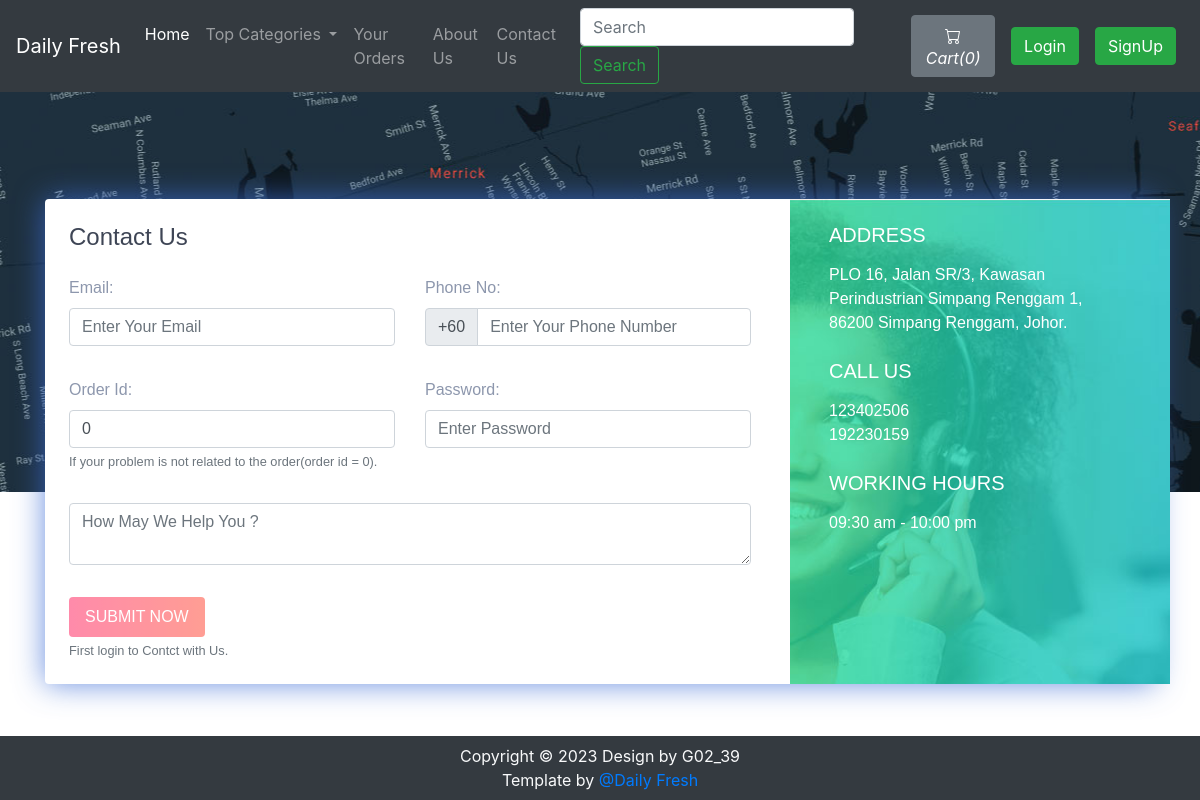
The page /contact.php on the database its author committed.
### tables this page shows
CREATE TABLE `sitedetail` (
  `tempId` int(11) NOT NULL,
  `systemName` varchar(21) NOT NULL,
  `email` varchar(35) NOT NULL,
  `contact1` bigint(21) NOT NULL,
  `contact2` bigint(21) DEFAULT NULL COMMENT 'Optional',
  `address` text NOT NULL,
  `dateTime` datetime NOT NULL DEFAULT current_timestamp()
);

### contact.php (the view, shortened to what this page needs)
<!doctype html>
<html lang="en">
  <head>
    <link rel="stylesheet" href="https://stackpath.bootstrapcdn.com/bootstrap/4.5.0/css/bootstrap.min.css">
    <link rel="stylesheet" href="https://use.fontawesome.com/releases/v5.8.2/css/all.css">
  </head>
  <body>
  <?php include 'partials/_dbconnect.php';?>
  <?php include 'partials/_nav.php';?>
      <div class="contact2" style="background-image:url(img/map.jpg);height: 400px;" id="contact">
        <div class="container">
          <div class="row contact-container">
            <div class="col-lg-12">
              <div class="card card-shadow border-0 mb-4">
                <div class="row">
                  <div class="col-lg-8">
                    <div class="contact-box p-4">
                      <div class="row">
                        <div class="col-lg-8">
                          <h4 class="title">Contact Us</h4>
                        </div>
                      </div>
                      <?php
                          $passSql = "SELECT * FROM users WHERE id='$userId'";
                          $passResult = mysqli_query($conn, $passSql);
                          $passRow=mysqli_fetch_assoc($passResult);
                          $email = $passRow['email'];
                          $phone = $passRow['phone'];
                      ?>
                      <form action="partials/_manageContactUs.php" method="POST">
                        <div class="row">
                          <div class="col-lg-6">
                            <div class="form-group mt-3">
                                <b><label for="email">Email:</label></b>
                                <input type="email" class="form-control" id="email" name="email" placeholder="Enter Your Email" required value="<?php echo $email ?>">
                            </div>
                          </div>
                          <div class="col-lg-6">
                            <div class="form-group mt-3">
                                <b><label for="phone">Phone No:</label></b>
                                <div class="input-group mb-3">
                                    <div class="input-group-prepend">
                                      <span class="input-group-text" id="basic-addon">+60</span>
                                    </div>
                                    <input type="tel" class="form-control" id="phone" name="phone" aria-describedby="basic-addon" placeholder="Enter Your Phone Number" required pattern="[0-9]{9-10}" value="<?php echo $phone ?>">
                                </div>
                            </div>
                          </div>
                          <div class="col-lg-6">
                            <div class="form-group mt-3">
                              <b><label for="orderId">Order Id:</label></b>
                              <input class="form-control" type="text" id="orderId" name="orderId" placeholder="Order Id" value="0">
                              <small id="orderIdHelp" class="form-text text-muted">If your problem is not related to the order(order id = 0).</small>
                            </div>
                          </div>
                          <div class="col-lg-6">
                            <div class="form-group mt-3">
                              <b><label for="password">Password:</label></b>
                              <input class="form-control" id="password" name="password" placeholder="Enter Password" type="password" placeholder="Enter Your Password" required data-toggle="password">
                            </div>
                          </div>
                          <div class="col-lg-12">
                            <div class="form-group  mt-3">
                                <textarea class="form-control" id="message" name="message" rows="2" required minlength="6" placeholder="How May We Help You ?"></textarea>
                            </div>
                          </div>
                          <?php if($loggedin){ ?>
                            <div class="col-lg-12">
                              <button type="submit" class="btn btn-danger-gradiant mt-3 mb-3 text-white border-0 py-2 px-3"><span> SUBMIT NOW <i class="ti-arrow-right"></i></span></button>
                              <button type="button" class="btn btn-danger-gradiant mt-3 mb-3 text-white border-0 py-2 px-3 mx-2" data-toggle="modal" data-target="#history"><span> HISTORY <i class="ti-arrow-right"></i></span></button>
                            </div>
                          <?php }else { ?>
                            <div class="col-lg-12">
                              <button type="submit" class="btn btn-danger-gradiant mt-3 text-white border-0 py-2 px-3" disabled><span> SUBMIT NOW <i class="ti-arrow-right"></i></span></button>
                              <small class="form-text text-muted">First login to Contct with Us.</small>
                            </div>
                          <?php } ?>
                        </div>
                      </form>
                    </div>
                  </div>
                  <?php
                    $sql = "SELECT * FROM `sitedetail`";
                    $result = mysqli_query($conn, $sql);
                    $row = mysqli_fetch_assoc($result);
                    $address = $row['address'];
                    $contact1 = $row['contact1'];
                    $contact2 = $row['contact2'];
                    echo '<div class="col-lg-4 bg-image" style="background-image:url(img/contact.jpg)">
                          <div class="detail-box p-4">
                            <h5 class="text-white font-weight-light mb-3">ADDRESS</h5>
                            <p class="text-white op-7">' .$address. '</p>
                            <h5 class="text-white font-weight-light mb-3 mt-4">CALL US</h5>
                            <p class="text-white op-7">' .$contact1. '
                              <br> ' .$contact2. '</p>
							  <h5 class="text-white font-weight-light mb-3 mt-4">WORKING HOURS</h5>
                            <p class="text-white op-7">
                              09:30 am - 10:00 pm</p>
                          </div>
                        </div>';
                  ?>
                </div>
              </div>
            </div>
          </div>
        </div>
      </div>
  <?php include 'partials/_footer.php';?>
  </body>
</html>

### partials/_nav.php (shortened to what this page needs)
<?php
if(isset($_SESSION['loggedin']) && $_SESSION['loggedin']==true){
  $loggedin= true;
  $userId = $_SESSION['userId'];
  $username = $_SESSION['username'];
}
else{
  $loggedin = false;
  $userId = 0;
}
$sql = "SELECT * FROM `sitedetail`";
$result = mysqli_query($conn, $sql);
$row = mysqli_fetch_assoc($result);
$systemName = $row['systemName'];
echo '<nav class="navbar navbar-expand-lg navbar-dark bg-dark">
      <a class="navbar-brand" href="index.php">'.$systemName.'</a>
      <button class="navbar-toggler" type="button" data-toggle="collapse" data-target="#navbarSupportedContent" aria-controls="navbarSupportedContent" aria-expanded="false" aria-label="Toggle navigation">
        <span class="navbar-toggler-icon"></span>
      </button>
      <div class="collapse navbar-collapse" id="navbarSupportedContent">
        <ul class="navbar-nav mr-auto">
          <li class="nav-item active">
            <a class="nav-link" href="index.php">Home <span class="sr-only">(current)</span></a>
          </li>
          <li class="nav-item dropdown">
            <a class="nav-link dropdown-toggle" href="#" id="navbarDropdown" role="button" data-toggle="dropdown" aria-haspopup="true" aria-expanded="false">
              Top Categories
            </a>
            <div class="dropdown-menu" aria-labelledby="navbarDropdown">';
            echo '</div>
          </li>
          <li class="nav-item">
            <a class="nav-link" href="viewOrder.php">Your Orders</a>
          </li>
          <li class="nav-item">
            <a class="nav-link" href="about.php">About Us</a>
          </li>
          <li class="nav-item">
            <a class="nav-link" href="contact.php">Contact Us</a>
          </li>
        </ul>
        <form method="get" action="/DailyFreshOrderingSystem/search.php" class="form-inline my-2 my-lg-0 mx-3">
          <input class="form-control mr-sm-2" type="search" name="search" id="search" placeholder="Search" aria-label="Search" required>
          <button class="btn btn-outline-success my-2 my-sm-0" type="submit">Search</button>
        </form>';
        $countsql = "SELECT SUM(`itemQuantity`) FROM `viewcart` WHERE `userId`=$userId";
        $countresult = mysqli_query($conn, $countsql);
        $countrow = mysqli_fetch_assoc($countresult);
        $count = $countrow['SUM(`itemQuantity`)'];
        if(!$count) {
          $count = 0;
        }
        echo '<a href="viewCart.php"><button type="button" class="btn btn-secondary mx-2" title="MyCart">
          <svg xmlns="img/cart.svg" width="16" height="16" fill="currentColor" class="bi bi-cart" viewBox="0 0 16 16">
            <path d="M0 1.5A.5.5 0 0 1 .5 1H2a.5.5 0 0 1 .485.379L2.89 3H14.5a.5.5 0 0 1 .491.592l-1.5 8A.5.5 0 0 1 13 12H4a.5.5 0 0 1-.491-.408L2.01 3.607 1.61 2H.5a.5.5 0 0 1-.5-.5zM3.102 4l1.313 7h8.17l1.313-7H3.102zM5 12a2 2 0 1 0 0 4 2 2 0 0 0 0-4zm7 0a2 2 0 1 0 0 4 2 2 0 0 0 0-4zm-7 1a1 1 0 1 1 0 2 1 1 0 0 1 0-2zm7 0a1 1 0 1 1 0 2 1 1 0 0 1 0-2z"/>
          </svg>
          <i class="bi bi-cart">Cart(' .$count. ')</i>
        </button></a>';
        if($loggedin){
          echo '<ul class="navbar-nav mr-2">
            <li class="nav-item dropdown">
              <a class="nav-link dropdown-toggle" href="#" id="navbarDropdown" role="button" data-toggle="dropdown"> Welcome ' .$username. '</a>
              <div class="dropdown-menu" aria-labelledby="navbarDropdown">
                <a class="dropdown-item" href="partials/_logout.php">Logout</a>
              </div>
            </li>
          </ul>
          <div class="text-center image-size-small position-relative">
            <a href="viewProfile.php"><img src="img/person-' .$userId. '.jpg" class="rounded-circle" onError="this.src = \'img/profilePic.jpg\'" style="width:40px; height:40px"></a>
          </div>';
        }
        else {
          echo '
          <button type="button" class="btn btn-success mx-2"  data-toggle="modal" data-target="#loginModal">Login</button>
          <button type="button" class="btn btn-success mx-2"  data-toggle="modal" data-target="#signupModal">SignUp</button>';
        }
  echo '</div>
    </nav>';
?>

### contact.php (style rules this page uses)
.contact2 { font-family: "Montserrat", sans-serif; color: #8d97ad; font-weight: 300; background-position: center top; }
.contact2 h1, .contact2 h2, .contact2 h3, .contact2 h4, .contact2 h5, .contact2 h6 { color: #3e4555; }
.contact2 .bg-image { background-size: cover; position: relative; display: -webkit-box; display: -webkit-flex; display: -ms-flexbox; display: flex; }
.contact2 .card.card-shadow { -webkit-box-shadow: 0px 0px 30px rgba(115, 128, 157, 0.1); box-shadow: 0px 0px 30px rgba(61, 109, 214, 0.774); }
.contact2 .contact-container { position: relative; top: 107px; }
.contact2 .btn-danger-gradiant { background: #ff4d7e; background: -webkit-linear-gradient(legacy-direction(to right), #ff4d7e 0%, #ff6a5b 100%); background: -webkit-gradient(linear, left top, right top, from(#ff4d7e), to(#ff6a5b)); background: -webkit-linear-gradient(left, #ff4d7e 0%, #ff6a5b 100%); background: -o-linear-gradient(left, #ff4d7e 0%, #ff6a5b 100%); background: linear-gradient(to right, #ff4d7e 0%, #ff6a5b 100%); }

### rows shown on the page
sitedetail: systemName "Daily Fresh", address "PLO 16, Jalan SR/3, Kawasan Perindustrian Simpang Renggam 1, 86200 Simpang Renggam, Johor.", contact1 "123402506", contact2 "192230159"

### other values the page prints
$count "0"
